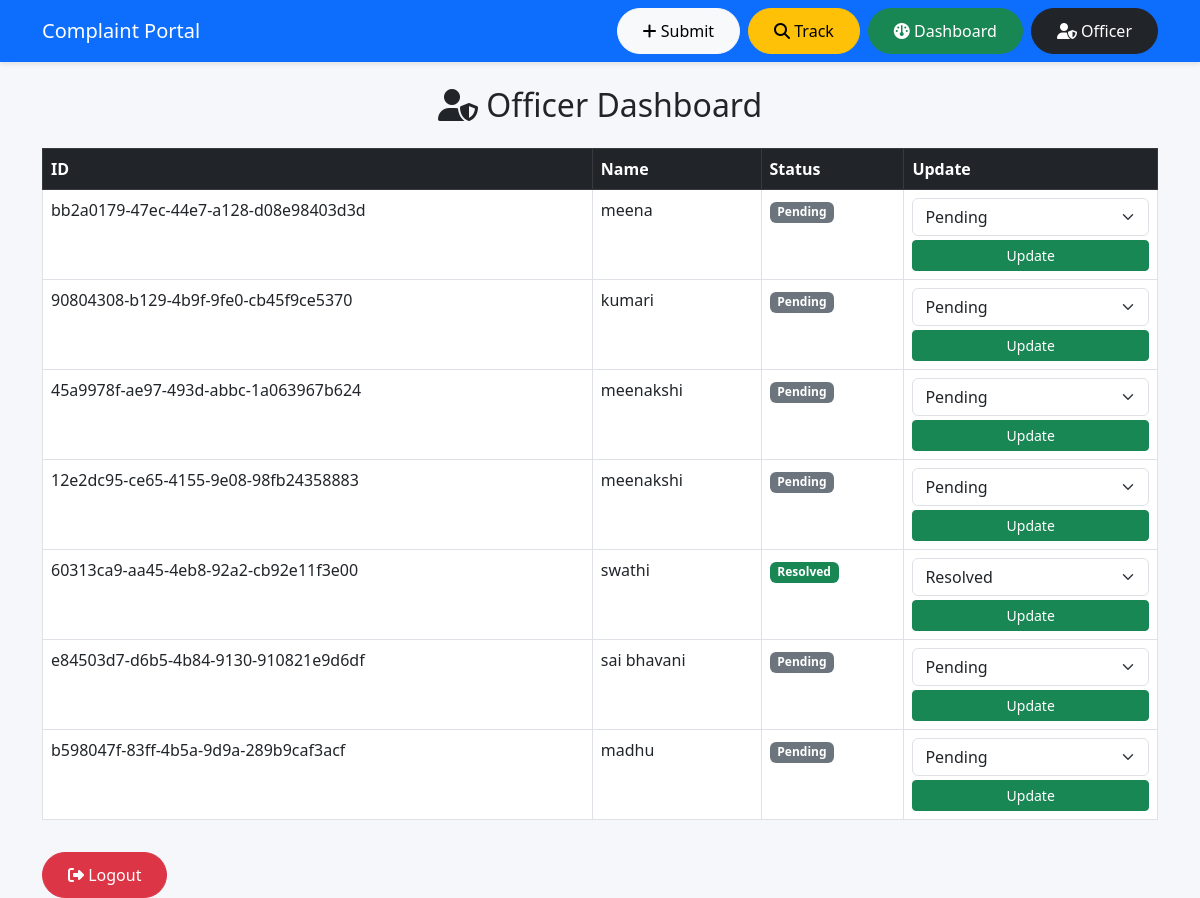
The app's page /officer-dashboard/ (signed in) with its own data.
### portal/models.py (models this page shows, shortened)
class Complaint(models.Model):
    complaint_id = models.UUIDField(default=uuid.uuid4, editable=False, unique=True)
    name = models.CharField(max_length=100)
    village = models.CharField(max_length=100)
    category = models.CharField(max_length=100)
    description = models.TextField()
    mobile = models.CharField(max_length=10)
    status = models.CharField(max_length=50, default='Pending')
    created_at = models.DateTimeField(auto_now_add=True)

### portal/views.py (the view)
# urls.py: path('officer-dashboard/', views.officer_dashboard, name='officer_dashboard'),
@login_required
def officer_dashboard(request):
    complaints = Complaint.objects.all()
    if request.method == 'POST':
        cid = request.POST['cid']
        status = request.POST['status']
        complaint = Complaint.objects.get(id=cid)
        complaint.status = status
        complaint.save()
    return render(request, 'officer_dashboard.html', {'complaints': complaints})

### templates/officer_dashboard.html (shortened to what this page needs)
{% extends 'base.html' %}
{% block content %}
<h2 class="text-center text-dark mb-4"><i class="fa fa-user-shield"></i> Officer Dashboard</h2>
<div class="table-responsive">
<table class="table table-bordered table-hover">
<thead class="table-dark">
<tr>
<th>ID</th>
<th>Name</th>
<th>Status</th>
<th>Update</th>
</tr>
</thead>
<tbody>
{% for c in complaints %}
<tr>
<td>{{ c.complaint_id }}</td>
<td>{{ c.name }}</td>
<td>
{% if c.status == 'Pending' %}
<span class="badge bg-secondary">{{ c.status }}</span>
{% elif c.status == 'In Progress' %}
<span class="badge bg-warning text-dark">{{ c.status }}</span>
{% else %}
<span class="badge bg-success">{{ c.status }}</span>
{% endif %}
</td>
<td>
<form method="post">{% csrf_token %}
<select name="status" class="form-select mb-1">
<option {% if c.status == 'Pending' %}selected{% endif %}>Pending</option>
<option {% if c.status == 'Resolved' %}selected{% endif %}>Resolved</option>
</select>
<button class="btn btn-success btn-sm w-100">Update</button>
</form>
</td>
</tr>
{% endfor %}
</tbody>
</table>
</div>
<a href="{% url 'logout' %}" class="btn btn-danger btn-custom mt-3"><i class="fa fa-sign-out-alt"></i> Logout</a>
{% endblock %}

### templates/base.html (style rules this page uses)
body { background-color: #f5f7fa; }
.btn-custom { border-radius: 50px; padding: 10px 25px; }

### records on screen
Complaint: complaint_id "bb2a0179-47ec-44e7-a128-d08e98403d3d", name "meena", status "Pending"
Complaint: complaint_id "90804308-b129-4b9f-9fe0-cb45f9ce5370", name "kumari", status "Pending"
Complaint: complaint_id "45a9978f-ae97-493d-abbc-1a063967b624", name "meenakshi", status "Pending"
Complaint: complaint_id "12e2dc95-ce65-4155-9e08-98fb24358883", name "meenakshi", status "Pending"
Complaint: complaint_id "60313ca9-aa45-4eb8-92a2-cb92e11f3e00", name "swathi", status "Resolved"
Complaint: complaint_id "e84503d7-d6b5-4b84-9130-910821e9d6df", name "sai bhavani", status "Pending"
Complaint: complaint_id "b598047f-83ff-4b5a-9d9a-289b9caf3acf", name "madhu", status "Pending"
